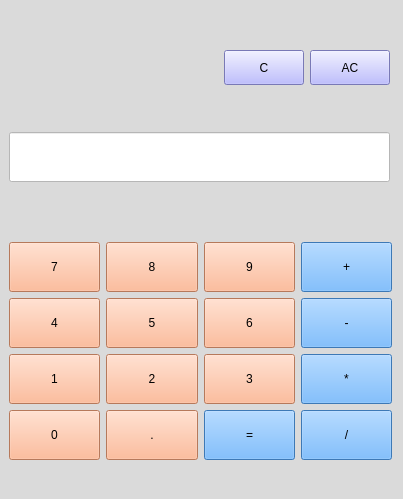
<?xml version="1.0" encoding="UTF-8"?>
<ui version="4.0">
 <class>MainWindow</class>
 <widget class="QMainWindow" name="MainWindow">
  <property name="geometry">
   <rect>
    <x>0</x>
    <y>0</y>
    <width>403</width>
    <height>499</height>
   </rect>
  </property>
  <property name="minimumSize">
   <size>
    <width>403</width>
    <height>499</height>
   </size>
  </property>
  <property name="maximumSize">
   <size>
    <width>403</width>
    <height>499</height>
   </size>
  </property>
  <property name="windowTitle">
   <string>Calculator</string>
  </property>
  <property name="styleSheet">
   <string notr="true">background-color: rgb(218, 218, 218);</string>
  </property>
  <widget class="QWidget" name="centralwidget">
   <widget class="QFrame" name="frame">
    <property name="geometry">
     <rect>
      <x>0</x>
      <y>0</y>
      <width>401</width>
      <height>471</height>
     </rect>
    </property>
    <property name="frameShape">
     <enum>QFrame::NoFrame</enum>
    </property>
    <property name="frameShadow">
     <enum>QFrame::Plain</enum>
    </property>
    <layout class="QGridLayout" name="gridLayout_3">
     <property name="leftMargin">
      <number>0</number>
     </property>
     <property name="topMargin">
      <number>0</number>
     </property>
     <property name="rightMargin">
      <number>0</number>
     </property>
     <property name="bottomMargin">
      <number>0</number>
     </property>
     <property name="spacing">
      <number>0</number>
     </property>
     <item row="0" column="0">
      <widget class="QFrame" name="top_frame">
       <property name="minimumSize">
        <size>
         <width>0</width>
         <height>0</height>
        </size>
       </property>
       <property name="frameShape">
        <enum>QFrame::NoFrame</enum>
       </property>
       <property name="frameShadow">
        <enum>QFrame::Plain</enum>
       </property>
       <layout class="QGridLayout" name="gridLayout_2">
        <property name="rightMargin">
         <number>11</number>
        </property>
        <item row="0" column="0">
         <spacer name="horizontalSpacer">
          <property name="orientation">
           <enum>Qt::Horizontal</enum>
          </property>
          <property name="sizeHint" stdset="0">
           <size>
            <width>176</width>
            <height>20</height>
           </size>
          </property>
         </spacer>
        </item>
        <item row="0" column="1">
         <widget class="QPushButton" name="btn_clear">
          <property name="minimumSize">
           <size>
            <width>0</width>
            <height>35</height>
           </size>
          </property>
          <property name="font">
           <font>
            <family>MS Shell Dlg 2</family>
            <pointsize>9</pointsize>
            <weight>9</weight>
            <italic>false</italic>
            <bold>false</bold>
           </font>
          </property>
          <property name="styleSheet">
           <string notr="true">font: 75 9pt &quot;MS Shell Dlg 2&quot;;
background-color: rgb(170, 170, 255);</string>
          </property>
          <property name="text">
           <string>C</string>
          </property>
         </widget>
        </item>
        <item row="0" column="2">
         <widget class="QPushButton" name="btn_allclear">
          <property name="minimumSize">
           <size>
            <width>0</width>
            <height>35</height>
           </size>
          </property>
          <property name="font">
           <font>
            <family>MS Shell Dlg 2</family>
            <pointsize>9</pointsize>
            <weight>9</weight>
            <italic>false</italic>
            <bold>false</bold>
           </font>
          </property>
          <property name="styleSheet">
           <string notr="true">font: 75 9pt &quot;MS Shell Dlg 2&quot;;
background-color: rgb(170, 170, 255);</string>
          </property>
          <property name="text">
           <string>AC</string>
          </property>
         </widget>
        </item>
        <item row="1" column="0" colspan="3">
         <widget class="QLineEdit" name="screen">
          <property name="minimumSize">
           <size>
            <width>0</width>
            <height>50</height>
           </size>
          </property>
          <property name="font">
           <font>
            <family>MS Shell Dlg 2</family>
            <pointsize>10</pointsize>
            <weight>9</weight>
            <italic>false</italic>
            <bold>false</bold>
           </font>
          </property>
          <property name="styleSheet">
           <string notr="true">font: 75 10pt &quot;MS Shell Dlg 2&quot;;
background-color: rgb(255, 255, 255);</string>
          </property>
         </widget>
        </item>
       </layout>
      </widget>
     </item>
     <item row="1" column="0">
      <widget class="QFrame" name="bottom_frame">
       <property name="frameShape">
        <enum>QFrame::NoFrame</enum>
       </property>
       <property name="frameShadow">
        <enum>QFrame::Plain</enum>
       </property>
       <layout class="QGridLayout" name="gridLayout">
        <property name="bottomMargin">
         <number>11</number>
        </property>
        <item row="0" column="1">
         <widget class="QPushButton" name="btn_8">
          <property name="minimumSize">
           <size>
            <width>0</width>
            <height>50</height>
           </size>
          </property>
          <property name="styleSheet">
           <string notr="true">font: 75 9pt &quot;MS Shell Dlg 2&quot;;
background-color: rgb(255, 170, 127);</string>
          </property>
          <property name="text">
           <string>8</string>
          </property>
         </widget>
        </item>
        <item row="0" column="3">
         <widget class="QPushButton" name="btn_add">
          <property name="minimumSize">
           <size>
            <width>0</width>
            <height>50</height>
           </size>
          </property>
          <property name="styleSheet">
           <string notr="true">font: 75 9pt &quot;MS Shell Dlg 2&quot;;
background-color: rgb(85, 170, 255);</string>
          </property>
          <property name="text">
           <string>+</string>
          </property>
         </widget>
        </item>
        <item row="2" column="1">
         <widget class="QPushButton" name="btn_2">
          <property name="minimumSize">
           <size>
            <width>0</width>
            <height>50</height>
           </size>
          </property>
          <property name="styleSheet">
           <string notr="true">font: 75 9pt &quot;MS Shell Dlg 2&quot;;
background-color: rgb(255, 170, 127);</string>
          </property>
          <property name="text">
           <string>2</string>
          </property>
         </widget>
        </item>
        <item row="2" column="3">
         <widget class="QPushButton" name="btn_multiply">
          <property name="minimumSize">
           <size>
            <width>0</width>
            <height>50</height>
           </size>
          </property>
          <property name="styleSheet">
           <string notr="true">font: 75 9pt &quot;MS Shell Dlg 2&quot;;
background-color: rgb(85, 170, 255);</string>
          </property>
          <property name="text">
           <string>*</string>
          </property>
         </widget>
        </item>
        <item row="3" column="1">
         <widget class="QPushButton" name="btn_decimal">
          <property name="minimumSize">
           <size>
            <width>0</width>
            <height>50</height>
           </size>
          </property>
          <property name="styleSheet">
           <string notr="true">font: 75 9pt &quot;MS Shell Dlg 2&quot;;
background-color: rgb(255, 170, 127);</string>
          </property>
          <property name="text">
           <string>.</string>
          </property>
         </widget>
        </item>
        <item row="3" column="2">
         <widget class="QPushButton" name="btn_equals">
          <property name="minimumSize">
           <size>
            <width>0</width>
            <height>50</height>
           </size>
          </property>
          <property name="styleSheet">
           <string notr="true">font: 75 9pt &quot;MS Shell Dlg 2&quot;;
background-color: rgb(85, 170, 255);</string>
          </property>
          <property name="text">
           <string>=</string>
          </property>
         </widget>
        </item>
        <item row="0" column="2">
         <widget class="QPushButton" name="btn_9">
          <property name="minimumSize">
           <size>
            <width>0</width>
            <height>50</height>
           </size>
          </property>
          <property name="styleSheet">
           <string notr="true">font: 75 9pt &quot;MS Shell Dlg 2&quot;;
background-color: rgb(255, 170, 127);</string>
          </property>
          <property name="text">
           <string>9</string>
          </property>
         </widget>
        </item>
        <item row="3" column="3">
         <widget class="QPushButton" name="btn_divide">
          <property name="minimumSize">
           <size>
            <width>0</width>
            <height>50</height>
           </size>
          </property>
          <property name="styleSheet">
           <string notr="true">font: 75 9pt &quot;MS Shell Dlg 2&quot;;
background-color: rgb(85, 170, 255);</string>
          </property>
          <property name="text">
           <string>/</string>
          </property>
         </widget>
        </item>
        <item row="0" column="0">
         <widget class="QPushButton" name="btn_7">
          <property name="minimumSize">
           <size>
            <width>0</width>
            <height>50</height>
           </size>
          </property>
          <property name="styleSheet">
           <string notr="true">font: 75 9pt &quot;MS Shell Dlg 2&quot;;
background-color: rgb(255, 170, 127);</string>
          </property>
          <property name="text">
           <string>7</string>
          </property>
         </widget>
        </item>
        <item row="1" column="0">
         <widget class="QPushButton" name="btn_4">
          <property name="minimumSize">
           <size>
            <width>0</width>
            <height>50</height>
           </size>
          </property>
          <property name="styleSheet">
           <string notr="true">font: 75 9pt &quot;MS Shell Dlg 2&quot;;
background-color: rgb(255, 170, 127);</string>
          </property>
          <property name="text">
           <string>4</string>
          </property>
         </widget>
        </item>
        <item row="1" column="1">
         <widget class="QPushButton" name="btn_5">
          <property name="minimumSize">
           <size>
            <width>0</width>
            <height>50</height>
           </size>
          </property>
          <property name="styleSheet">
           <string notr="true">font: 75 9pt &quot;MS Shell Dlg 2&quot;;
background-color: rgb(255, 170, 127);</string>
          </property>
          <property name="text">
           <string>5</string>
          </property>
         </widget>
        </item>
        <item row="1" column="3">
         <widget class="QPushButton" name="btn_sub">
          <property name="minimumSize">
           <size>
            <width>0</width>
            <height>50</height>
           </size>
          </property>
          <property name="styleSheet">
           <string notr="true">font: 75 11pt &quot;MS Shell Dlg 2&quot;;
background-color: rgb(85, 170, 255);</string>
          </property>
          <property name="text">
           <string>-</string>
          </property>
         </widget>
        </item>
        <item row="2" column="2">
         <widget class="QPushButton" name="btn_3">
          <property name="minimumSize">
           <size>
            <width>0</width>
            <height>50</height>
           </size>
          </property>
          <property name="styleSheet">
           <string notr="true">font: 75 9pt &quot;MS Shell Dlg 2&quot;;
background-color: rgb(255, 170, 127);</string>
          </property>
          <property name="text">
           <string>3</string>
          </property>
         </widget>
        </item>
        <item row="3" column="0">
         <widget class="QPushButton" name="btn_0">
          <property name="minimumSize">
           <size>
            <width>0</width>
            <height>50</height>
           </size>
          </property>
          <property name="styleSheet">
           <string notr="true">font: 75 9pt &quot;MS Shell Dlg 2&quot;;
background-color: rgb(255, 170, 127);</string>
          </property>
          <property name="text">
           <string>0</string>
          </property>
         </widget>
        </item>
        <item row="1" column="2">
         <widget class="QPushButton" name="btn_6">
          <property name="minimumSize">
           <size>
            <width>0</width>
            <height>50</height>
           </size>
          </property>
          <property name="styleSheet">
           <string notr="true">font: 75 9pt &quot;MS Shell Dlg 2&quot;;
background-color: rgb(255, 170, 127);</string>
          </property>
          <property name="text">
           <string>6</string>
          </property>
         </widget>
        </item>
        <item row="2" column="0">
         <widget class="QPushButton" name="btn_1">
          <property name="minimumSize">
           <size>
            <width>0</width>
            <height>50</height>
           </size>
          </property>
          <property name="styleSheet">
           <string notr="true">font: 75 9pt &quot;MS Shell Dlg 2&quot;;
background-color: rgb(255, 170, 127);</string>
          </property>
          <property name="text">
           <string>1</string>
          </property>
         </widget>
        </item>
       </layout>
      </widget>
     </item>
    </layout>
   </widget>
   <zorder>frame</zorder>
   <zorder>bottom_frame</zorder>
  </widget>
  <widget class="QMenuBar" name="menubar">
   <property name="geometry">
    <rect>
     <x>0</x>
     <y>0</y>
     <width>403</width>
     <height>26</height>
    </rect>
   </property>
  </widget>
 </widget>
 <resources/>
 <connections/>
</ui>
